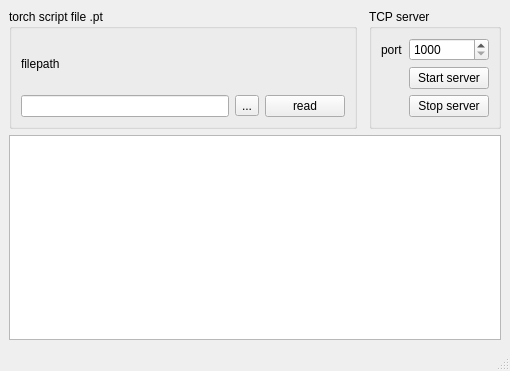
<?xml version="1.0" encoding="UTF-8"?>
<ui version="4.0">
 <class>MyServerMain</class>
 <widget class="QMainWindow" name="MyServerMain">
  <property name="geometry">
   <rect>
    <x>0</x>
    <y>0</y>
    <width>510</width>
    <height>371</height>
   </rect>
  </property>
  <property name="windowTitle">
   <string>MyServer_app</string>
  </property>
  <widget class="QWidget" name="centralwidget">
   <layout class="QGridLayout" name="gridLayout">
    <item row="0" column="2">
     <widget class="QGroupBox" name="groupBox">
      <property name="title">
       <string>TCP server</string>
      </property>
      <layout class="QGridLayout" name="gridLayout_2">
       <item row="2" column="3">
        <widget class="QPushButton" name="pbStartServer">
         <property name="text">
          <string>Start server</string>
         </property>
        </widget>
       </item>
       <item row="1" column="3">
        <widget class="QSpinBox" name="sbPort">
         <property name="minimum">
          <number>1000</number>
         </property>
         <property name="maximum">
          <number>60000</number>
         </property>
        </widget>
       </item>
       <item row="1" column="0">
        <widget class="QLabel" name="lPort">
         <property name="text">
          <string>port</string>
         </property>
        </widget>
       </item>
       <item row="3" column="3">
        <widget class="QPushButton" name="pbStopServer">
         <property name="text">
          <string>Stop server</string>
         </property>
        </widget>
       </item>
      </layout>
     </widget>
    </item>
    <item row="0" column="0">
     <widget class="QGroupBox" name="groupBox_2">
      <property name="title">
       <string>torch script file .pt</string>
      </property>
      <layout class="QGridLayout" name="gridLayout_3">
       <item row="1" column="2">
        <widget class="QPushButton" name="pbReadModel">
         <property name="text">
          <string>read</string>
         </property>
        </widget>
       </item>
       <item row="1" column="1">
        <widget class="QToolButton" name="tbReadModel">
         <property name="text">
          <string>...</string>
         </property>
        </widget>
       </item>
       <item row="1" column="0">
        <widget class="QLineEdit" name="leReadModel"/>
       </item>
       <item row="0" column="0">
        <widget class="QLabel" name="label_2">
         <property name="text">
          <string>filepath</string>
         </property>
        </widget>
       </item>
      </layout>
     </widget>
    </item>
    <item row="1" column="0" colspan="3">
     <widget class="QListWidget" name="lwServer"/>
    </item>
   </layout>
  </widget>
  <widget class="QMenuBar" name="menubar">
   <property name="geometry">
    <rect>
     <x>0</x>
     <y>0</y>
     <width>510</width>
     <height>22</height>
    </rect>
   </property>
  </widget>
  <widget class="QStatusBar" name="statusbar"/>
 </widget>
 <resources/>
 <connections/>
</ui>
